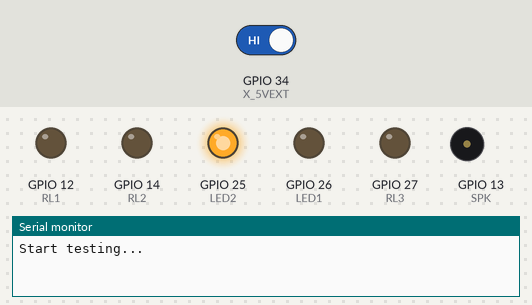
This sketch was run on a simulated ESP32. Shown: output pins drawn as LEDs (lit = HIGH), buzzer (waves = sounding), the last lines printed to the serial monitor. The inputs (shaded band) are chosen by the test bench; at power-on: GPIO 34 (X_5VEXT) HIGH.

Above: at 0.1 s.
At 1.1 s:
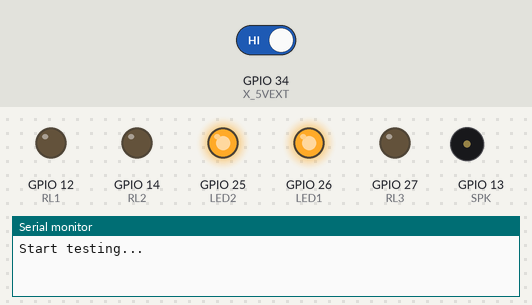
5.1 s: GPIO 34 (X_5VEXT) driven LOW
At 10.8 s:
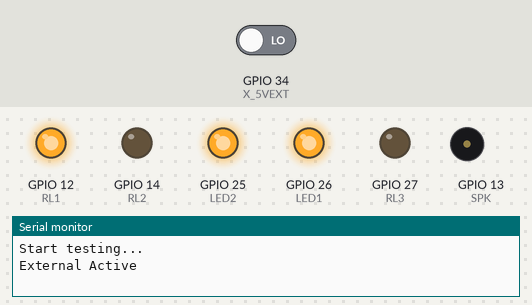
Timing chart, 0 to 24.5 s (numbered marks = the images above; inputs shaded):
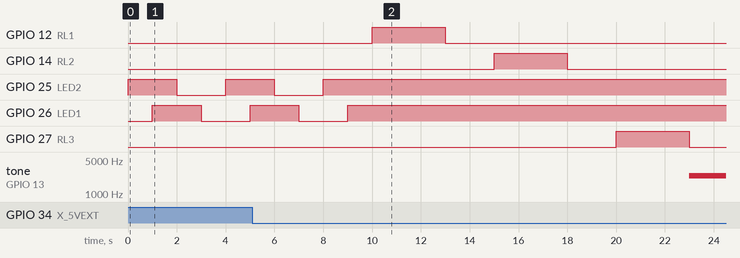

The sketch:

ut_01.ino
```cpp
/*
 * IO assignment on board EasyPlug 201806_r1.0
 */
// interrupt pin from power supply
#define X_5V220   35    // GPIO35, input only
#define X_5VEXT   34    // GPIO34, input only

// Led
#define LED1      26    // GPIO26
#define LED2      25    // GPIO25

// Button
#define BTN           39    // SENSOR_VN / GPIO39 / Input only

// Relay
#define RL1       12    // GPIO12
#define RL2       14    // GPIO14
#define RL3       27    // GPIO27

// Speaker
#define SPK       13    // GPIO13

// OSC 32768
#define XTAL_32K_P    32
#define XTAL_32K_N    33

// SPI Lora
#define LORA_RST      23
#define LORA_SS       22
#define LORA_MOSI     5
#define LORA_MISO     17
#define LORA_SCK      18
#define LORA_DIO012   15


int freq = 2400;
int channel = 0;
int resolution = 8;


void IRAM_ATTR handleInterrupt() {
  Serial.printf("External Active\n");
}

void setup() {
    Serial.begin(115200);


    pinMode(LED1, OUTPUT);
    pinMode(LED2, OUTPUT);
    pinMode(RL1, OUTPUT);
    pinMode(RL2, OUTPUT);
    pinMode(RL3, OUTPUT);

    pinMode(BTN, INPUT);
    pinMode(X_5V220, INPUT);
    pinMode(X_5VEXT, INPUT);

    attachInterrupt(digitalPinToInterrupt(X_5VEXT), handleInterrupt, FALLING);

    // speaker
    ledcSetup(channel, freq, resolution);
    ledcAttachPin(SPK, channel);


    Serial.printf("Start testing...\n");

    // flash leds in 10s
    for(uint8_t i=0; i<10; i++) {
      if(i%2) {
        digitalWrite(LED1, !digitalRead(LED1));
      } else {
        digitalWrite(LED2, !digitalRead(LED2));
      }
      delay(1000);
    }

    // test RL1
    digitalWrite(RL1, HIGH);
    delay(3000);
    digitalWrite(RL1, LOW);

    delay(2000);
    digitalWrite(RL2, HIGH);
    delay(3000);
    digitalWrite(RL2, LOW);

    delay(2000);
    digitalWrite(RL3, HIGH);
    delay(3000);
    digitalWrite(RL3, LOW);

    ledcWriteTone(channel, 2400);
    delay(2000);
    ledcWrite(channel, 0);
}

void loop() {
  // put your main code here, to run repeatedly:
  if(digitalRead(BTN) == LOW) {
    digitalWrite(LED1, !digitalRead(LED1));
    ledcWrite(channel, 127);
    delay(50);
    ledcWrite(channel, 0);
  }


}
```
